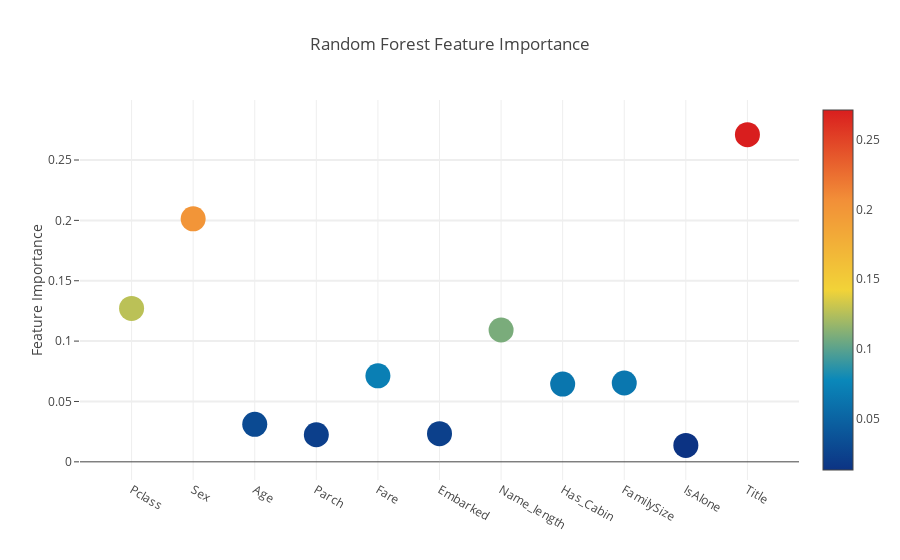
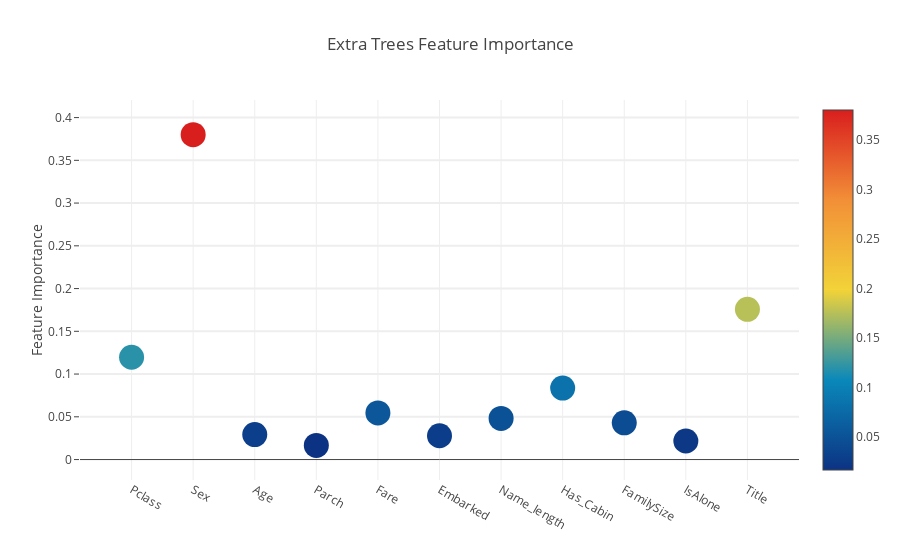
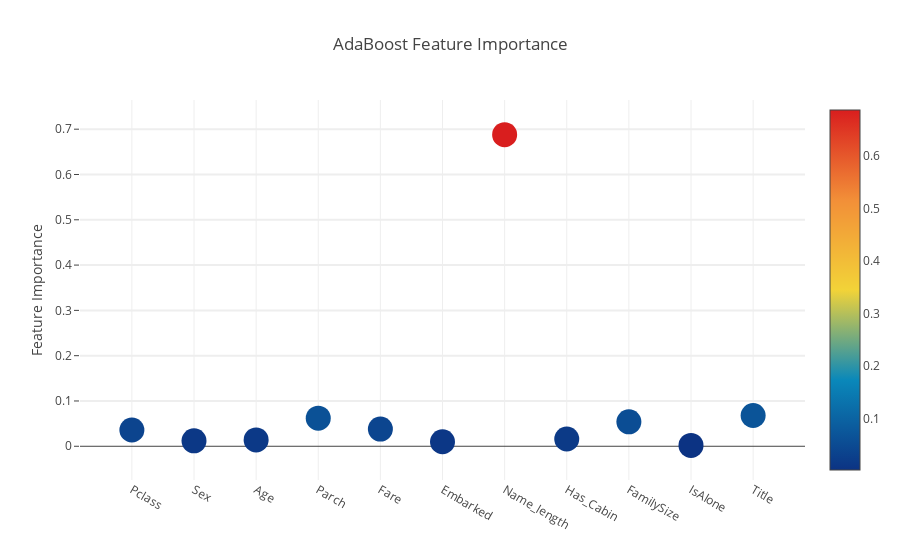
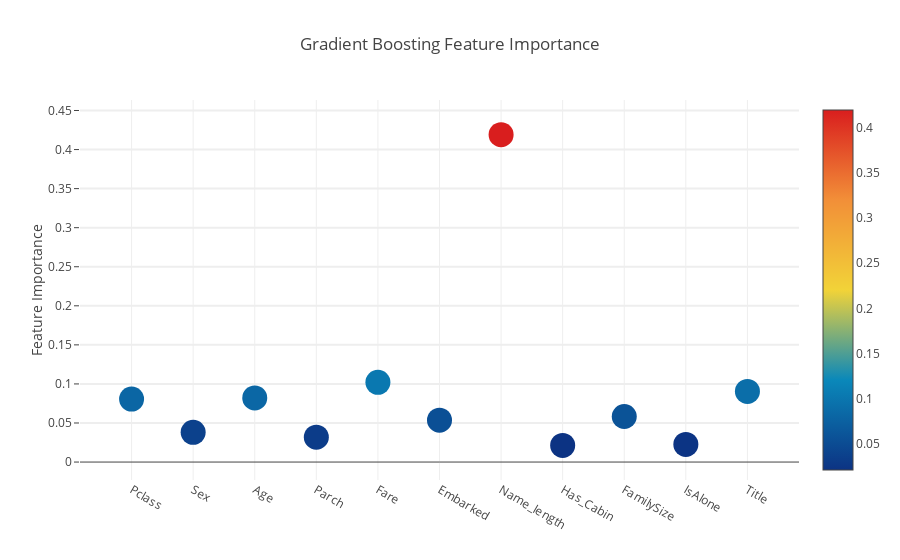

Source (notebook cell) for these figures, in order:
### Code cell
# Scatter plot 
trace = go.Scatter(
    y = feature_dataframe['Random Forest feature importances'].values,
    x = feature_dataframe['features'].values,
    mode='markers',
    marker=dict(
        sizemode = 'diameter',
        sizeref = 1,
        size = 25,
#       size= feature_dataframe['AdaBoost feature importances'].values,
        #color = np.random.randn(500), #set color equal to a variable
        color = feature_dataframe['Random Forest feature importances'].values,
        colorscale='Portland',
        showscale=True
    ),
    text = feature_dataframe['features'].values
)
data = [trace]

layout= go.Layout(
    autosize= True,
    title= 'Random Forest Feature Importance',
    hovermode= 'closest',
#     xaxis= dict(
#         title= 'Pop',
#         ticklen= 5,
#         zeroline= False,
#         gridwidth= 2,
#     ),
    yaxis=dict(
        title= 'Feature Importance',
        ticklen= 5,
        gridwidth= 2
    ),
    showlegend= False
)
fig = go.Figure(data=data, layout=layout)
py.iplot(fig,filename='scatter2010')

# Scatter plot 
trace = go.Scatter(
    y = feature_dataframe['Extra Trees  feature importances'].values,
    x = feature_dataframe['features'].values,
    mode='markers',
    marker=dict(
        sizemode = 'diameter',
        sizeref = 1,
        size = 25,
#       size= feature_dataframe['AdaBoost feature importances'].values,
        #color = np.random.randn(500), #set color equal to a variable
        color = feature_dataframe['Extra Trees  feature importances'].values,
        colorscale='Portland',
        showscale=True
    ),
    text = feature_dataframe['features'].values
)
data = [trace]

layout= go.Layout(
    autosize= True,
    title= 'Extra Trees Feature Importance',
    hovermode= 'closest',
#     xaxis= dict(
#         title= 'Pop',
#         ticklen= 5,
#         zeroline= False,
#         gridwidth= 2,
#     ),
    yaxis=dict(
        title= 'Feature Importance',
        ticklen= 5,
        gridwidth= 2
    ),
    showlegend= False
)
fig = go.Figure(data=data, layout=layout)
py.iplot(fig,filename='scatter2010')

# Scatter plot 
trace = go.Scatter(
    y = feature_dataframe['AdaBoost feature importances'].values,
    x = feature_dataframe['features'].values,
    mode='markers',
    marker=dict(
        sizemode = 'diameter',
        sizeref = 1,
        size = 25,
#       size= feature_dataframe['AdaBoost feature importances'].values,
        #color = np.random.randn(500), #set color equal to a variable
        color = feature_dataframe['AdaBoost feature importances'].values,
        colorscale='Portland',
        showscale=True
    ),
    text = feature_dataframe['features'].values
)
data = [trace]

layout= go.Layout(
    autosize= True,
    title= 'AdaBoost Feature Importance',
    hovermode= 'closest',
#     xaxis= dict(
#         title= 'Pop',
#         ticklen= 5,
#         zeroline= False,
#         gridwidth= 2,
#     ),
    yaxis=dict(
        title= 'Feature Importance',
        ticklen= 5,
        gridwidth= 2
    ),
    showlegend= False
)
fig = go.Figure(data=data, layout=layout)
py.iplot(fig,filename='scatter2010')

# Scatter plot 
trace = go.Scatter(
    y = feature_dataframe['Gradient Boost feature importances'].values,
    x = feature_dataframe['features'].values,
    mode='markers',
    marker=dict(
        sizemode = 'diameter',
        sizeref = 1,
        size = 25,
#       size= feature_dataframe['AdaBoost feature importances'].values,
        #color = np.random.randn(500), #set color equal to a variable
        color = feature_dataframe['Gradient Boost feature importances'].values,
        colorscale='Portland',
        showscale=True
    ),
    text = feature_dataframe['features'].values
)
data = [trace]

layout= go.Layout(
    autosize= True,
    title= 'Gradient Boosting Feature Importance',
    hovermode= 'closest',
#     xaxis= dict(
#         title= 'Pop',
#         ticklen= 5,
#         zeroline= False,
#         gridwidth= 2,
#     ),
    yaxis=dict(
        title= 'Feature Importance',
        ticklen= 5,
        gridwidth= 2
    ),
    showlegend= False
)
fig = go.Figure(data=data, layout=layout)
py.iplot(fig,filename='scatter2010')# Create the new column containing the average of values

feature_dataframe['mean'] = feature_dataframe.mean(axis= 1) # axis = 1 computes the mean row-wise
feature_dataframe.head(3)

### Figure 1 — Plotly figure (JSON) as saved in the notebook; plotly's stock layout.template omitted (floating-point values rounded to 4 significant figures)
{"data": [{"marker": {"color": [0.1271, 0.2013, 0.0311, 0.02246, 0.07127, 0.02331, 0.1092, 0.06437, 0.06531, 0.01363, 0.271], "colorscale": "Portland", "showscale": true, "size": 25, "sizemode": "diameter", "sizeref": 1}, "mode": "markers", "text": ["Pclass", "Sex", "Age", "Parch", "Fare", "Embarked", "Name_length", "Has_Cabin", "FamilySize", "IsAlone", "Title"], "type": "scatter", "x": ["Pclass", "Sex", "Age", "Parch", "Fare", "Embarked", "Name_length", "Has_Cabin", "FamilySize", "IsAlone", "Title"], "y": [0.1271, 0.2013, 0.0311, 0.02246, 0.07127, 0.02331, 0.1092, 0.06437, 0.06531, 0.01363, 0.271]}], "layout": {"autosize": true, "hovermode": "closest", "showlegend": false, "title": "Random Forest Feature Importance", "yaxis": {"gridwidth": 2, "ticklen": 5, "title": "Feature Importance"}}}

### Figure 2 — Plotly figure (JSON) as saved in the notebook; plotly's stock layout.template omitted (floating-point values rounded to 4 significant figures)
{"data": [{"marker": {"color": [0.1197, 0.3801, 0.0292, 0.01659, 0.05457, 0.0278, 0.04814, 0.08359, 0.04292, 0.02171, 0.1758], "colorscale": "Portland", "showscale": true, "size": 25, "sizemode": "diameter", "sizeref": 1}, "mode": "markers", "text": ["Pclass", "Sex", "Age", "Parch", "Fare", "Embarked", "Name_length", "Has_Cabin", "FamilySize", "IsAlone", "Title"], "type": "scatter", "x": ["Pclass", "Sex", "Age", "Parch", "Fare", "Embarked", "Name_length", "Has_Cabin", "FamilySize", "IsAlone", "Title"], "y": [0.1197, 0.3801, 0.0292, 0.01659, 0.05457, 0.0278, 0.04814, 0.08359, 0.04292, 0.02171, 0.1758]}], "layout": {"autosize": true, "hovermode": "closest", "showlegend": false, "title": "Extra Trees Feature Importance", "yaxis": {"gridwidth": 2, "ticklen": 5, "title": "Feature Importance"}}}

### Figure 3 — Plotly figure (JSON) as saved in the notebook; plotly's stock layout.template omitted (floating-point values rounded to 4 significant figures)
{"data": [{"marker": {"color": [0.036, 0.012, 0.014, 0.062, 0.038, 0.01, 0.688, 0.016, 0.054, 0.002, 0.068], "colorscale": "Portland", "showscale": true, "size": 25, "sizemode": "diameter", "sizeref": 1}, "mode": "markers", "text": ["Pclass", "Sex", "Age", "Parch", "Fare", "Embarked", "Name_length", "Has_Cabin", "FamilySize", "IsAlone", "Title"], "type": "scatter", "x": ["Pclass", "Sex", "Age", "Parch", "Fare", "Embarked", "Name_length", "Has_Cabin", "FamilySize", "IsAlone", "Title"], "y": [0.036, 0.012, 0.014, 0.062, 0.038, 0.01, 0.688, 0.016, 0.054, 0.002, 0.068]}], "layout": {"autosize": true, "hovermode": "closest", "showlegend": false, "title": "AdaBoost Feature Importance", "yaxis": {"gridwidth": 2, "ticklen": 5, "title": "Feature Importance"}}}

### Figure 4 — Plotly figure (JSON) as saved in the notebook; plotly's stock layout.template omitted (floating-point values rounded to 4 significant figures)
{"data": [{"marker": {"color": [0.08056, 0.03802, 0.08205, 0.03187, 0.1021, 0.05363, 0.4191, 0.02135, 0.05833, 0.02263, 0.09037], "colorscale": "Portland", "showscale": true, "size": 25, "sizemode": "diameter", "sizeref": 1}, "mode": "markers", "text": ["Pclass", "Sex", "Age", "Parch", "Fare", "Embarked", "Name_length", "Has_Cabin", "FamilySize", "IsAlone", "Title"], "type": "scatter", "x": ["Pclass", "Sex", "Age", "Parch", "Fare", "Embarked", "Name_length", "Has_Cabin", "FamilySize", "IsAlone", "Title"], "y": [0.08056, 0.03802, 0.08205, 0.03187, 0.1021, 0.05363, 0.4191, 0.02135, 0.05833, 0.02263, 0.09037]}], "layout": {"autosize": true, "hovermode": "closest", "showlegend": false, "title": "Gradient Boosting Feature Importance", "yaxis": {"gridwidth": 2, "ticklen": 5, "title": "Feature Importance"}}}
